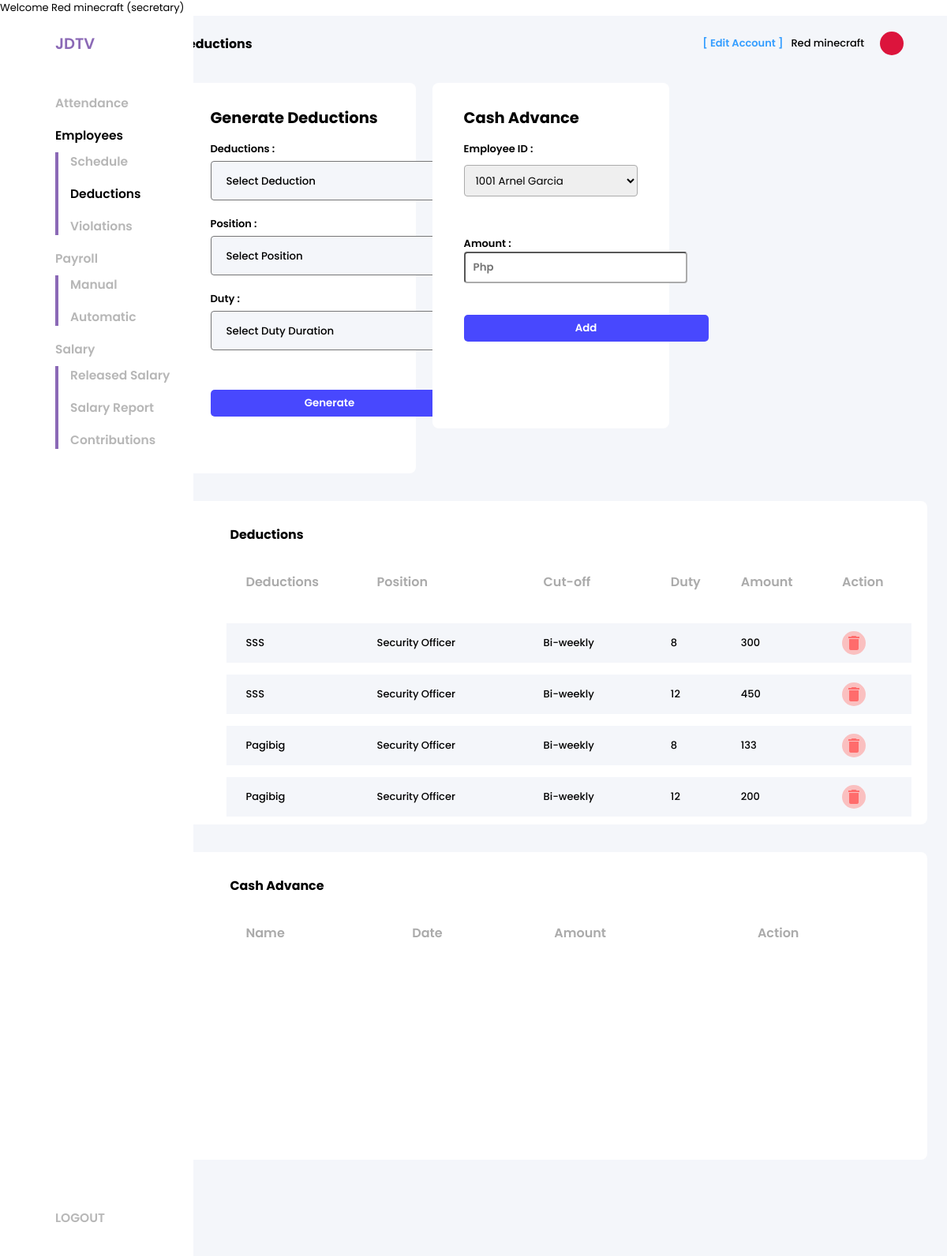
The app's page /emp_module-main/SecretaryPortal/deductions.php (signed in) with its own data.
### tables this page shows
CREATE TABLE `deductions` (
  `id` int(11) NOT NULL,
  `deduction` varchar(50) DEFAULT NULL,
  `position` varchar(50) DEFAULT NULL,
  `duty` int(11) DEFAULT NULL,
  `cutoff` varchar(50) DEFAULT NULL,
  `amount` float DEFAULT NULL
);

### emp_module-main/SecretaryPortal/deductions.php (the view, shortened to what this page needs)
<?php
require_once('../class.php');
$sessionData = $payroll->getSessionSecretaryData();
$payroll->verifyUserAccess($sessionData['access'], $sessionData['fullname'],2);
$fullname = $sessionData['fullname'];
$id = $sessionData['id'];
?>
<!DOCTYPE html>
<html lang="en">
<head>
    <link rel="stylesheet" href="https://use.fontawesome.com/releases/v5.15.4/css/all.css">
    <link rel="stylesheet" type="text/css" href="../css/main.css">
</head>
<body>
     <div class="main-container">
     <div class="sidebar">
               <div class="sidebar__logo">
                    <div class="logo"></div>
                    <h3>JDTV</h3>
               </div>
               <nav>
                    <ul>
                        <li class="li__records">
                            <a href="../SecretaryPortal/secdashboard.php">Attendance</a>
                         </li>
                        <li class="li__user active">
                            <a href="../SecretaryPortal/employeelist.php" class="active">Employees</a>
                            <ul>
                                <li><a href="../SecretaryPortal/empschedule.php">Schedule</a></li>
                                <li><a href="../SecretaryPortal/deductions.php" class="active">Deductions</a></li>
                                <li><a href="../SecretaryPortal/violations.php">Violations</a></li>
                            </ul>
                        </li>
                        <li class="li__report">
                            <a href="#">Payroll</a>
                            <ul>
                                <li><a href="../SecretaryPortal/manualpayroll.php">Manual</a></li>
                                <li><a href="../SecretaryPortal/automaticpayroll.php">Automatic</a></li>
                            </ul>
                        </li>
                        <li class="li__report">
                            <a href="#">Salary</a>
                            <ul>
                                <li><a href="../SecretaryPortal/releasedsalary.php">Released Salary</a></li>
                                <li><a href="../SecretaryPortal/salaryreport.php">Salary Report</a></li>
                                <li><a href="../SecretaryPortal/contributions.php">Contributions</a></li>
                            </ul>
                         </li>
                    </ul>
                </nav>
                <div class="sidebar__logout">
                    <div class="li li__logout"><a href="../logout.php">LOGOUT</a></div>
                </div>
            </div>
          <div class="page-info-head">
               Deductions
          </div>
          <div class="user-info">
               <a href="editsec.php">[ Edit Account ]</a>
               <p><?php echo $fullname; ?></p>
          <div class="user-profile">
          </div>
          </div>
          <div class="emp-deductions">
               <div class="emp-deductions__header">
                    <h2>Generate Deductions</h2>
               </div>
               <div class="emp-deductions__form">
                    <form action="" method="post">
                         <div class="detail">
                              <label for="deduction">Deductions :</label> <br>
                              <select name="deduction" id="deduction">
                                   <option value="">Select Deduction</option>
                              </select>
                         </div>
                         <div class="detail">
                              <label for="position">Position :</label> <br>
                              <select name="position" id="position">
                                   <option value="">Select Position</option>
                              </select>
                         </div>
                         <div class="detail">
                              <label for="duty">Duty :</label> <br>
                              <select name="duty" id="duty">
                                   <option value="">Select Duty Duration</option>
                              </select>
                         </div>
                         <button type="submit" name="generatededuction">
                              Generate
                         </button>
                         <?php $payroll->adddeduction($fullname,$id); ?>
                    </form>
               </div>
          </div>
          <div class="cashadvance">
               <div class="cashadvance__header">
                    <h2>Cash Advance</h2>
               </div>
               <form action="" method="post">
                    <div class="cashadvance__form">
                         <div class="detail">
                         <?php $payroll->cashadvance($fullname,$id);?>
                              <label for="">Employee ID :</label>
                              <?php $sql ="SELECT empId,firstname,lastname FROM employee;";$stmt = $payroll->con()->prepare($sql); $stmt->execute(); $row = $stmt->fetchall(); echo "<select id= empid name=empid >"; foreach($row as $rows){echo "<option value=$rows->empId> $rows->empId $rows->firstname $rows->lastname</option>";}; ?><?php echo "</select>"; ?><br/><br/>
                         </div>
                         <div class="detail">
                              <label for="amount">Amount :</label>
                              <input type="number" name="amount" placeholder="Php">
                         </div>
                    </div>
                    <button type="submit" name="add">
                         Add
                    </button>
               </form>
          </div>
          <div class="generated-deduction-table">
                <div class="generated-deduction-table__header">
                <h1>Deductions</h1>
                </div>
               <table>
                    <thead>
                        <tr>
                            <th>Deductions</th>
                            <th>Position</th>
                            <th>Cut-off</th>
                            <th>Duty</th>
                            <th>Amount</th>
                            <th>Action</th>
                        </tr>
                    </thead>
                    <tbody>
                    <tr>
                        <?php $payroll->displaydeduction();?>
                    </tr>
                    </tbody>
               </table>
          </div>
          <div class="generated-cashadvance">
               <div class="generated-deduction-table__header">
               <h1>Cash Advance</h1>
               </div>
               <table>
                    <thead>
                    <tr>
                         <th>Name</th>
                         <th>Date</th>
                         <th>Amount</th>
                         <th>Action</th>
                    </tr>
                    </thead>
               </table>
          </div>
     </div>
</body>
</html>

### emp_module-main/class.php (shortened to what this page needs)
<?php
Class Payroll
{
    private $username = "root";
    private $password = "";
    private $dns = "mysql:host=localhost;dbname=newpayroll";
    public function con()
    {
        $this->pdo = new PDO($this->dns, $this->username, $this->password);
        $this->pdo->setAttribute(PDO::ATTR_DEFAULT_FETCH_MODE, PDO::FETCH_OBJ);
        return $this->pdo;
    }
    public function getSessionSecretaryData()
    {
        if($_SESSION['SecretaryDetails']){
            return $_SESSION['SecretaryDetails'];
        }
    }
    public function verifyUserAccess($access, $fullname, $level)
    {
        $message = 'You are not allowed to enter the system';
        if($level == 2){
            $level = '../';
            if($access == 'super administrator'){
                return;
            } elseif($access == 'secretary'){
                echo 'Welcome '.$fullname.' ('.$access.')';
            } else {
                header("Location: ".$level."login.php?message=$message");
            }
        }
    }
    public function displaydeduction()
    {
        $sql="SELECT id,deduction,position,cutoff,duty,amount FROM deductions;";
        $stmt = $this->con()->prepare($sql);
        $stmt->execute();
        while($row = $stmt->fetch()){
        echo "<tr>
        <td>$row->deduction</td>
        <td>$row->position</td>
        <td>$row->cutoff</td>
        <td>$row->duty</td>
        <td>$row->amount</td>
        <td class='td-action'>
            <div class='ic ic__delete'>
                <a href='deletecashadv.php?logid=$row->id' class='td-delete'>
                    <span class='material-icons'>delete</span>
                </a>
            </div>
        </td>
        </tr>";
        }
    }
}
$payroll = new Payroll;
?>

### records on screen
deductions: deduction "SSS", position "Security Officer", cutoff "Bi-weekly", duty "8", amount "300"
deductions: deduction "SSS", position "Security Officer", cutoff "Bi-weekly", duty "12", amount "450"
deductions: deduction "Pagibig", position "Security Officer", cutoff "Bi-weekly", duty "8", amount "133"
deductions: deduction "Pagibig", position "Security Officer", cutoff "Bi-weekly", duty "12", amount "200"

### other values on screen
$fullname "Red minecraft"
$access "secretary"
form field empid "1001 Arnel Garcia"
